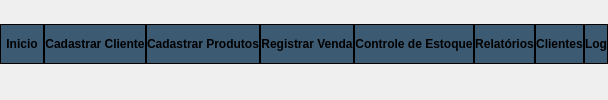
     <widget class="QFrame" name="MenuPrincipal">
      <property name="styleSheet">
       <string notr="true">border: 0</string>
      </property>
      <property name="frameShape">
       <enum>QFrame::StyledPanel</enum>
      </property>
      <property name="frameShadow">
       <enum>QFrame::Raised</enum>
      </property>
      <layout class="QHBoxLayout" name="horizontalLayout_2">
       <property name="spacing">
        <number>0</number>
       </property>
       <property name="leftMargin">
        <number>0</number>
       </property>
       <property name="topMargin">
        <number>0</number>
       </property>
       <property name="rightMargin">
        <number>0</number>
       </property>
       <item>
        <widget class="QPushButton" name="btn_menu_inicio">
         <property name="minimumSize">
          <size>
           <width>0</width>
           <height>40</height>
          </size>
         </property>
         <property name="styleSheet">
          <string notr="true">QPushButton
{
   background: #3D5A73;
	font-weight: bold;
	border-radius: 0px 0px 0px 0px;
	border: 1px solid black;
	padding: 5px;
}
QPushButton:hover
{
   background-color:#91B7D9;
	color: black;
	
}</string>
         </property>
         <property name="text">
          <string>Inicio</string>
         </property>
        </widget>
       </item>
       <item>
        <widget class="QPushButton" name="btn_menu_ccliente">
         <property name="minimumSize">
          <size>
           <width>0</width>
           <height>40</height>
          </size>
         </property>
         <property name="styleSheet">
          <string notr="true">QPushButton
{
   background: #3D5A73;
	font-weight: bold;
	border-radius: 0px 0px 0px 0px;
	border: 1px solid black;
}
QPushButton:hover
{
   background-color:#91B7D9;
	color: black;
	
}</string>
         </property>
         <property name="text">
          <string>Cadastrar Cliente</string>
         </property>
        </widget>
       </item>
       <item>
        <widget class="QPushButton" name="btn_menu_cproduto">
         <property name="minimumSize">
          <size>
           <width>0</width>
           <height>40</height>
          </size>
         </property>
         <property name="styleSheet">
          <string notr="true">QPushButton
{
   background: #3D5A73;
	font-weight: bold;
	border-radius: 0px 0px 0px 0px;
	border: 1px solid black;
}
QPushButton:hover
{
   background-color:#91B7D9;
	color: black;
	
}</string>
         </property>
         <property name="text">
          <string>Cadastrar Produtos</string>
         </property>
        </widget>
       </item>
       <item>
        <widget class="QPushButton" name="btn_menu_venda">
         <property name="minimumSize">
          <size>
           <width>0</width>
           <height>40</height>
          </size>
         </property>
         <property name="styleSheet">
          <string notr="true">QPushButton
{
   background: #3D5A73;
	font-weight: bold;
	border-radius: 0px 0px 0px 0px;
	border: 1px solid black;
}
QPushButton:hover
{
   background-color:#91B7D9;
	color: black;
	
}</string>
         </property>
         <property name="text">
          <string>Registrar Venda</string>
         </property>
        </widget>
       </item>
       <item>
        <widget class="QPushButton" name="btn_menu_estoque">
         <property name="minimumSize">
          <size>
           <width>0</width>
           <height>40</height>
          </size>
         </property>
         <property name="styleSheet">
          <string notr="true">QPushButton
{
   background: #3D5A73;
	font-weight: bold;
	border-radius: 0px 0px 0px 0px;
	border: 1px solid black;
}
QPushButton:hover
{
   background-color:#91B7D9;
	color: black;
	
}</string>
         </property>
         <property name="text">
          <string>Controle de Estoque</string>
         </property>
        </widget>
       </item>
       <item>
        <widget class="QPushButton" name="btn_menu_relatorio">
         <property name="minimumSize">
          <size>
           <width>0</width>
           <height>40</height>
          </size>
         </property>
         <property name="styleSheet">
          <string notr="true">QPushButton
{
   background: #3D5A73;
	font-weight: bold;
	border-radius: 0px 0px 0px 0px;
	border: 1px solid black;
}
QPushButton:hover
{
   background-color:#91B7D9;
	color: black;
	
}</string>
         </property>
         <property name="text">
          <string>Relatórios</string>
         </property>
        </widget>
       </item>
       <item>
        <widget class="QPushButton" name="btn_menu_clientes">
         <property name="minimumSize">
          <size>
           <width>0</width>
           <height>40</height>
          </size>
         </property>
         <property name="styleSheet">
          <string notr="true">QPushButton
{
   background: #3D5A73;
	font-weight: bold;
	border-radius: 0px 0px 0px 0px;
	border: 1px solid black;
}
QPushButton:hover
{
   background-color:#91B7D9;
	color: black;
	
}</string>
         </property>
         <property name="text">
          <string>Clientes</string>
         </property>
        </widget>
       </item>
       <item>
        <widget class="QPushButton" name="btn_menu_log">
         <property name="minimumSize">
          <size>
           <width>0</width>
           <height>40</height>
          </size>
         </property>
         <property name="styleSheet">
          <string notr="true">QPushButton
{
   background: #3D5A73;
	font-weight: bold;
	border-radius: 0px 0px 0px 0px;
	border: 1px solid black;
}
QPushButton:hover
{
   background-color:#91B7D9;
	color: black;
	
}</string>
         </property>
         <property name="text">
          <string>Log</string>
         </property>
        </widget>
       </item>
      </layout>
     </widget>
